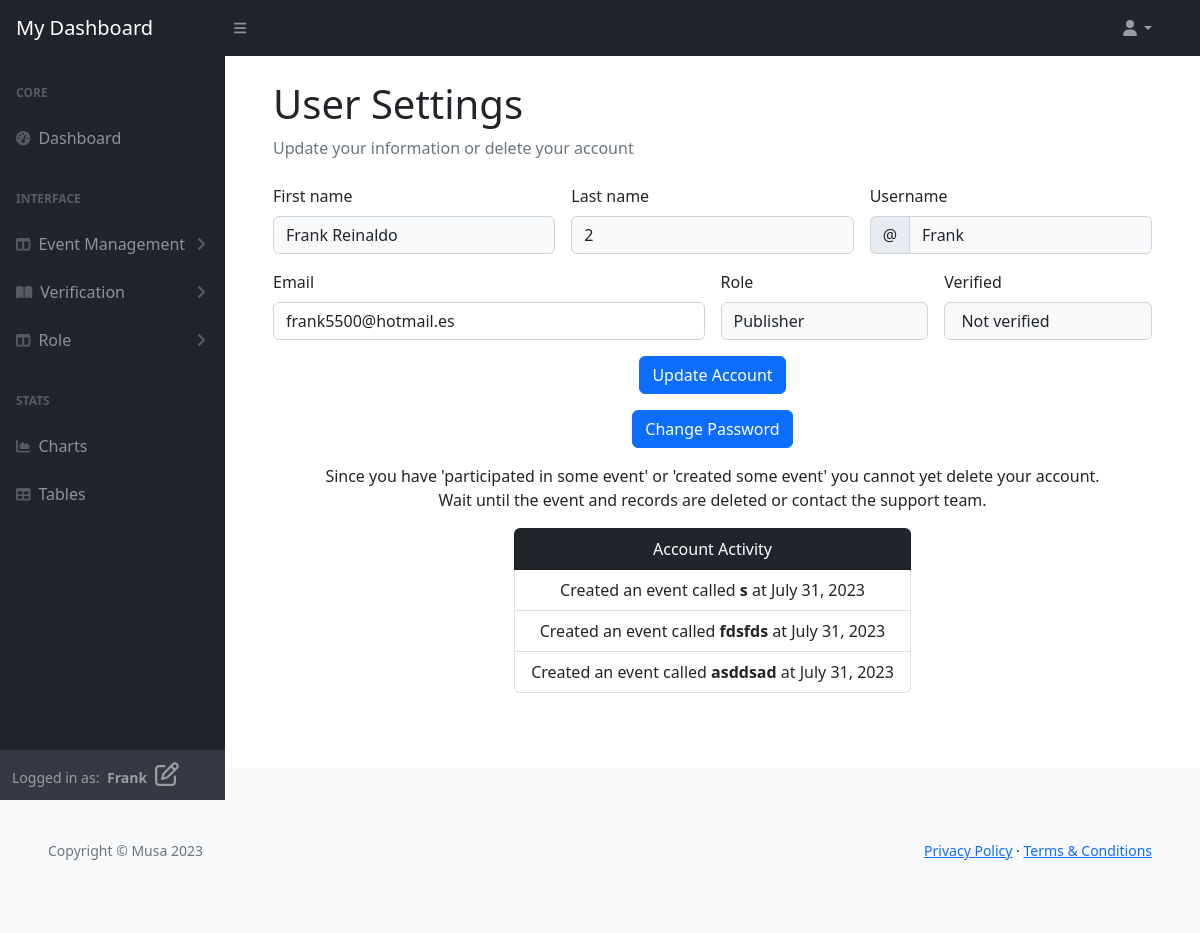
The app's page /user/settings/ (signed in), older data.
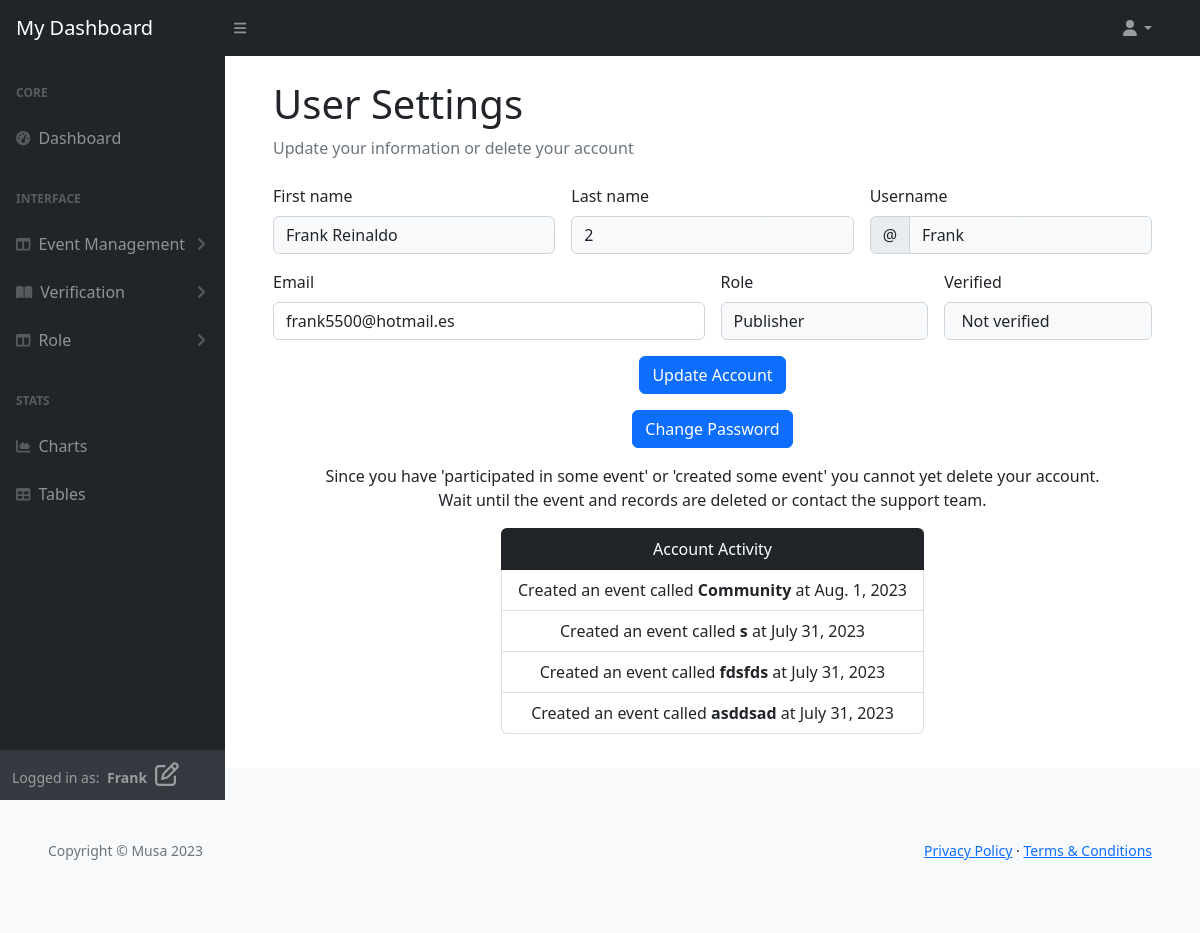
The same page, newer data.
### vote_management/models.py (models this page shows, shortened)
class VoteCard(models.Model):
    title = models.CharField(max_length=80, unique=True)
    slug = models.SlugField(max_length=200, unique=True)
    author = models.ForeignKey(
        'musa.UserProfile', on_delete=models.CASCADE, related_name="card_author")
    category = models.ForeignKey(
        Category, on_delete=models.CASCADE, related_name="categories")
    mission = models.CharField(max_length=80)
    location = models.CharField(max_length=80)
    description = models.TextField(max_length=400)
    expire = models.DateField()
    event_image = CloudinaryField('image', default='placeholder')
    vote_record = models.ManyToManyField('musa.UserProfile', through='VoteRecord',
                                         related_name='user_votes', blank=True)
    candidates = models.ManyToManyField('ElectedPerson', related_name='vote_cards',
                                        blank=True)
    status = models.IntegerField(choices=STATUS, default=0)
    excerpt = models.TextField(blank=True)
    type = models.IntegerField(choices=CARD_TYPE, default=0)
    created_on = models.DateField(auto_now_add=True)
    class Meta:
        ordering = ['-created_on']

### user_profile/views.py (the view, shortened to what this page needs)
# urls.py: path('user/settings/', UserSettings.as_view(),
class UserSettings(UpdateView):
    model = UserProfile
    form_class = UserProfileForm
    template_name = 'backend/user-dashboard/settings.html'
    context_object_name = 'user_settings'
    def get_object(self, queryset=None):
        return self.request.user

### user_profile/views.py
class UserProfileForm(forms.ModelForm):
    class Meta:
        model = UserProfile
        fields = ['first_name', 'last_name', 'email']

### templates/backend/user-dashboard/settings.html (shortened to what the changed rows need)
{% extends "backend/user-dashboard/base.html" %}
{% load i18n %}
{% block content%}
<div id="layoutSidenav_content">
    <main>
        <div class="container-fluid px-5">
            <h1 class="mt-4">User Settings</h1>
            <form class="row g-3 needs-validation" method="POST" action="{% url 'user_settings' %}" novalidate>
                {% if user_settings.user_votes.all or user_settings.card_author.exists %}
                <div class="col-12 text-center">
                    <ul class="list-group d-inline-block">
                        <li class="list-group-item bg-dark text-white" aria-current="true">Account Activity</li>
                        {% for card in user_settings.card_author.all %}
                        <li class="list-group-item">Created an event called <strong>{{ card.title }} </strong>at
                            {{ card.created_on }}</li>
                        {% endfor %}
                    </ul>
                </div>
                {% else %}
                <div class="col-12 text-center">
                    <a class="btn btn-danger" href="{% url 'user_delete' %}">Delete Account</a>
                </div>
                {% endif %}
            </form>
        </div>
    </main>
</div>
{% endblock %}

Row changes from the older to the newer data that the page shows:
added VoteCard: title "Community", created_on "Aug. 1, 2023"
